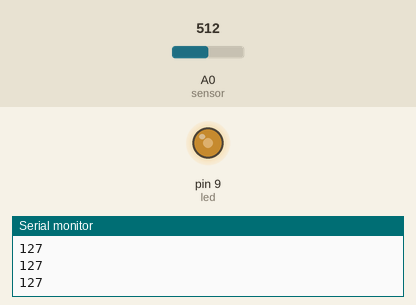
Recording of a sketch running on a simulated Arduino Uno, built with avr-gcc and run on an emulated ATmega328P. Parts: output pins drawn as LEDs (lit = HIGH), the last lines printed to the serial monitor. Inputs (shaded band) come from the test bench; at power-on: A0 (sensor) = 512.

Above: at 1.2 s.
1.3 s: A0 (sensor) set to 306
At 1.6 s:
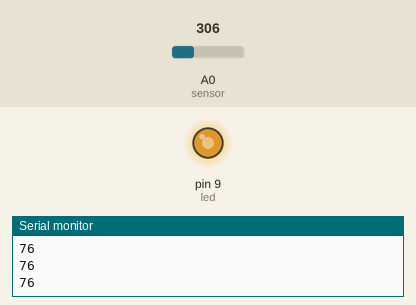
2.8 s: A0 (sensor) set to 122
At 4.0 s:
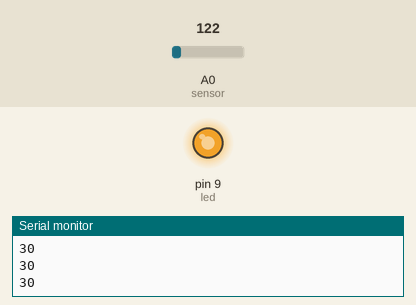
4.3 s: A0 (sensor) set to 900
At 5.1 s:
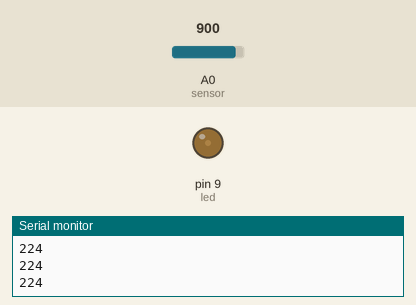
5.8 s: A0 (sensor) set to 1023
At 6.3 s:
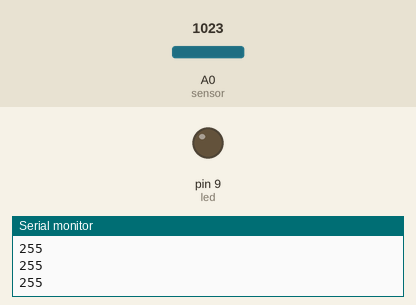
7.3 s: A0 (sensor) set to 511
At 8.6 s:
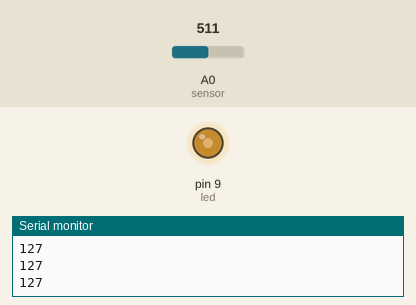
Timing chart, 0 to 9.8 s (numbered marks = the images above; inputs shaded):
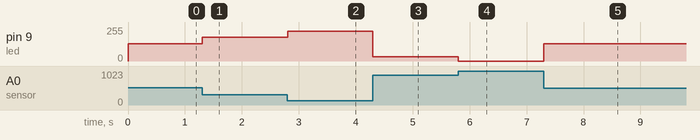

The sketch:

Opdracht_soft_v1.ino
```cpp
#define led 9
#define sensor A0

int input;
int sensorHigh = 255;

void setup()
{
  pinMode(sensor, INPUT);
  pinMode(led, OUTPUT);
  Serial.begin(9600);
}

void loop()
{
  input = map(analogRead(sensor), 0, 1023, 0, 255);
  analogWrite(led,(sensorHigh-input));
  Serial.println(input);
}
```

Measured:
- after the input at 1.3 s, pin 9 (led): 128/255 → 179/255 at once
- after the input at 2.8 s, pin 9 (led): 179/255 → 225/255 at once
- after the input at 4.3 s, pin 9 (led): 225/255 → 31/255 at once
- after the input at 5.8 s, pin 9 (led): 31/255 → 0/255 at once
- after the input at 7.3 s, pin 9 (led): 0/255 → 128/255 at once
